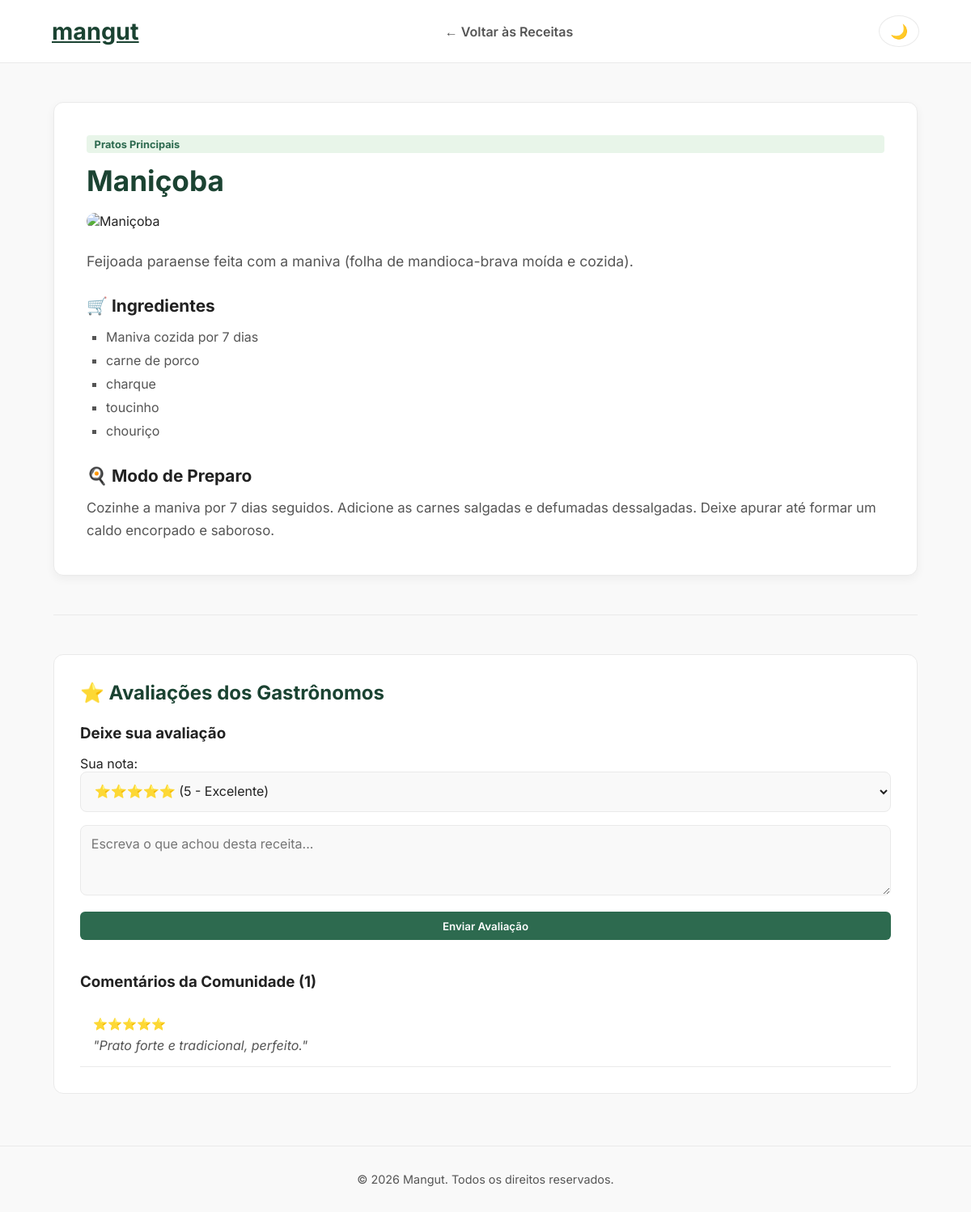
The page /receita/2 on the database its author committed.
### app/models.py (models this page shows)
class Categoria(db.Model):
    __tablename__ = 'categoria'
    idcategoria = db.Column(db.Integer, primary_key=True)
    nome = db.Column(db.String(45), nullable=False)
    receitas = db.relationship('Receita', backref='categoria_rel', lazy=True)

class Receita(db.Model):
    __tablename__ = 'receitas'
    idreceitas = db.Column(db.Integer, primary_key=True)
    nome = db.Column(db.String(90), nullable=False)
    descricao = db.Column(db.String(255))
    lista_ingredientes = db.Column(db.Text, nullable=False)
    modo_preparo = db.Column(db.Text, nullable=False)
    imagem_url = db.Column(db.String(500), nullable=True)  # Campo para a foto da receita
    gastronomos_idgastronomos = db.Column(db.Integer, db.ForeignKey('gastronomos.idgastronomos'), nullable=False)
    categoria_idcategoria = db.Column(db.Integer, db.ForeignKey('categoria.idcategoria'), nullable=False)
    avaliacoes = db.relationship('AvaliacaoReceita', backref='receita', lazy=True)

class AvaliacaoReceita(db.Model):
    __tablename__ = 'avaliacoes_receitas'
    id = db.Column(db.Integer, primary_key=True)
    avaliacoes = db.Column(db.Integer, nullable=False)  # Nota de 1 a 5
    comentario = db.Column(db.String(500))
    receitas_idreceitas = db.Column(db.Integer, db.ForeignKey('receitas.idreceitas'), nullable=False)
    gastronomos_idgastronomos = db.Column(db.Integer, db.ForeignKey('gastronomos.idgastronomos'), nullable=True)

### app/routes.py (the view)
@main.route('/receita/<int:id>')
def detalhe_receita(id):
    receita = Receita.query.get_or_404(id)
    ingredientes = receita.lista_ingredientes.split(',') if receita.lista_ingredientes else []
    avaliacoes = AvaliacaoReceita.query.filter_by(receitas_idreceitas=id).all()
    dados_receita = {
        "id": receita.idreceitas,
        "nome": receita.nome,
        "categoria": receita.categoria_rel.nome,
        "descricao": receita.descricao,
        "modo_preparo": receita.modo_preparo,
        "imagem_url": receita.imagem_url or "https://images.unsplash.com/photo-1546069901-ba9599a7e63c?w=500"
    }
    return render_template('receita.html', receita=dados_receita, ingredientes=ingredientes, avaliacoes=avaliacoes)

### app/templates/receita.html (shortened to what this page needs)
<!DOCTYPE html>
<html lang="pt-br">
<head>
    <link rel="stylesheet" href="{{ url_for('static', filename='css/style.css') }}">
</head>
<body>
    <header class="navbar">
        <a href="/" class="logo">mangut</a>
        <nav class="nav-links">
            <a href="/">← Voltar às Receitas</a>
        </nav>
        <div class="nav-actions">
            <button id="theme-toggle" class="theme-toggle" title="Alternar Modo Escuro">🌙</button>
        </div>
    </header>
    <main class="container">
        <article class="recipe-detail">
            <div class="card-tag">{{ receita.categoria }}</div>
            <h1 class="recipe-title">{{ receita.nome }}</h1>
            {% if receita.imagem_url %}
            <div class="recipe-hero-image">
                <img src="{{ receita.imagem_url }}" alt="{{ receita.nome }}">
            </div>
            {% endif %}
            <p class="recipe-description">{{ receita.descricao }}</p>
            <div class="recipe-section">
                <h2>🛒 Ingredientes</h2>
                <ul class="ingredients-list">
                    {% for ingrediente in ingredientes %}
                    <li>{{ ingrediente.strip() }}</li>
                    {% endfor %}
                </ul>
            </div>
            <div class="recipe-section">
                <h2>🍳 Modo de Preparo</h2>
                <p class="prep-text">{{ receita.modo_preparo }}</p>
            </div>
        </article>
        <hr class="divider">
        <section class="reviews-section">
            <h2>⭐ Avaliações dos Gastrônomos</h2>
            <form action="/receita/{{ receita.id }}/avaliar" method="POST" class="review-form">
                <h3>Deixe sua avaliação</h3>
                <div class="rating-input">
                    <label for="avaliacoes">Sua nota:</label>
                    <select name="avaliacoes" id="avaliacoes" required>
                        <option value="5">⭐⭐⭐⭐⭐ (5 - Excelente)</option>
                    </select>
                </div>
                <div class="comment-input">
                    <textarea name="comentario" placeholder="Escreva o que achou desta receita..." rows="3" required></textarea>
                </div>
                <button type="submit" class="btn-primary">Enviar Avaliação</button>
            </form>
            <div class="reviews-list">
                <h3>Comentários da Comunidade ({{ avaliacoes|length }})</h3>
                {% if avaliacoes %}
                    {% for av in avaliacoes %}
                    <div class="review-card">
                        <div class="review-stars">
                            {% for i in range(av.avaliacoes) %}⭐{% endfor %}
                        </div>
                        <p class="review-comment">"{{ av.comentario }}"</p>
                    </div>
                    {% endfor %}
                {% else %}
                    <p class="no-reviews">Esta receita ainda não possui avaliações. Seja o primeiro a avaliar!</p>
                {% endif %}
            </div>
        </section>
    </main>
    <footer>
        <p>&copy; 2026 Mangut. Todos os direitos reservados.</p>
    </footer>
</body>
</html>

### app/static/css/style.css (style rules this page uses)
:root { --bg-main: #f9f9f9; --bg-card: #ffffff; --bg-hero: #f0fdf4; --text-primary: #222222; --text-secondary: #555555; --text-accent: #1b4332; --border-color: #eaeaea; --tag-bg: #e8f5e9; --tag-text: #2d6a4f; --btn-cta: #d90429; --btn-cta-hover: #ef233c; --card-shadow: rgba(0, 0, 0, 0.05); }
* { margin: 0; padding: 0; box-sizing: border-box; font-family: 'Inter', sans-serif; transition: background-color 0.3s ease, color 0.3s ease; }
body { background-color: var(--bg-main); color: var(--text-primary); }
.navbar { display: flex; justify-content: space-between; align-items: center; padding: 1.2rem 4rem; background-color: var(--bg-card); border-bottom: 1px solid var(--border-color); }
.logo { font-size: 1.8rem; font-weight: 700; color: var(--text-accent); }
.nav-links a { margin: 0 1.5rem; text-decoration: none; color: var(--text-secondary); font-weight: 600; }
.nav-actions { display: flex; align-items: center; gap: 1rem; }
.btn-primary { background-color: var(--tag-text); color: white; border: none; padding: 0.6rem 1.2rem; border-radius: 6px; font-weight: 600; cursor: pointer; }
.theme-toggle { background: transparent; border: 1px solid var(--border-color); color: var(--text-primary); padding: 0.5rem 0.8rem; border-radius: 50%; cursor: pointer; font-size: 1.1rem; display: flex; align-items: center; justify-content: center; }
.container { max-width: 1100px; margin: 3rem auto; padding: 0 1rem; }
.container h2 { margin-bottom: 1.5rem; color: var(--text-accent); }
.card-tag { align-self: flex-start; background: var(--tag-bg); color: var(--tag-text); font-size: 0.8rem; font-weight: 700; padding: 0.2rem 0.6rem; border-radius: 4px; margin-bottom: 0.8rem; }
footer { text-align: center; padding: 2rem; color: var(--text-secondary); font-size: 0.9rem; border-top: 1px solid var(--border-color); margin-top: 4rem; }
.recipe-detail { background: var(--bg-card); padding: 2.5rem; border-radius: 12px; border: 1px solid var(--border-color); box-shadow: 0 4px 12px var(--card-shadow); margin-bottom: 2rem; }
.recipe-title { font-size: 2.2rem; color: var(--text-accent); margin: 0.8rem 0; }
.recipe-description { font-size: 1.1rem; color: var(--text-secondary); margin-bottom: 2rem; }
.recipe-section { margin-top: 1.8rem; }
.recipe-section h2 { font-size: 1.3rem; color: var(--text-primary); margin-bottom: 0.8rem; }
.ingredients-list { list-style-type: square; padding-left: 1.5rem; color: var(--text-secondary); line-height: 1.8; }
.prep-text { color: var(--text-secondary); line-height: 1.7; font-size: 1.05rem; }
.divider { border: none; border-top: 1px solid var(--border-color); margin: 3rem 0; }
.reviews-section { background: var(--bg-card); padding: 2rem; border-radius: 12px; border: 1px solid var(--border-color); }
.review-form { margin: 1.5rem 0 2.5rem 0; display: flex; flex-direction: column; gap: 1rem; }
.rating-input select, .comment-input textarea { width: 100%; padding: 0.8rem; border: 1px solid var(--border-color); border-radius: 8px; background: var(--bg-main); color: var(--text-primary); font-size: 1rem; }
.review-card { padding: 1rem; border-bottom: 1px solid var(--border-color); margin-top: 1rem; }
.review-stars { font-size: 0.9rem; margin-bottom: 0.4rem; }
.review-comment { color: var(--text-secondary); font-style: italic; }
.recipe-hero-image { width: 100%; max-height: 380px; overflow: hidden; border-radius: 10px; margin: 1.2rem 0 1.8rem 0; }
.recipe-hero-image img { width: 100%; height: 100%; max-height: 380px; object-fit: cover; display: block; }

### rows shown on the page
Categoria: categoria "Pratos Principais"
Receita: nome "Maniçoba", descricao "Feijoada paraense feita com a maniva (folha de mandioca-brava moída e cozida).", modo_preparo "Cozinhe a maniva por 7 dias seguidos. Adicione as carnes salgadas e defumadas dessalgadas. Deixe apurar até formar um caldo encorpado e saboroso."
AvaliacaoReceita: comentario "Prato forte e tradicional, perfeito."

### other values the page prints
{{ ingrediente.strip() }} "Maniva cozida por 7 dias" "carne de porco" "charque" "toucinho" "chouriço"
{{ avaliacoes|length }} "1"
